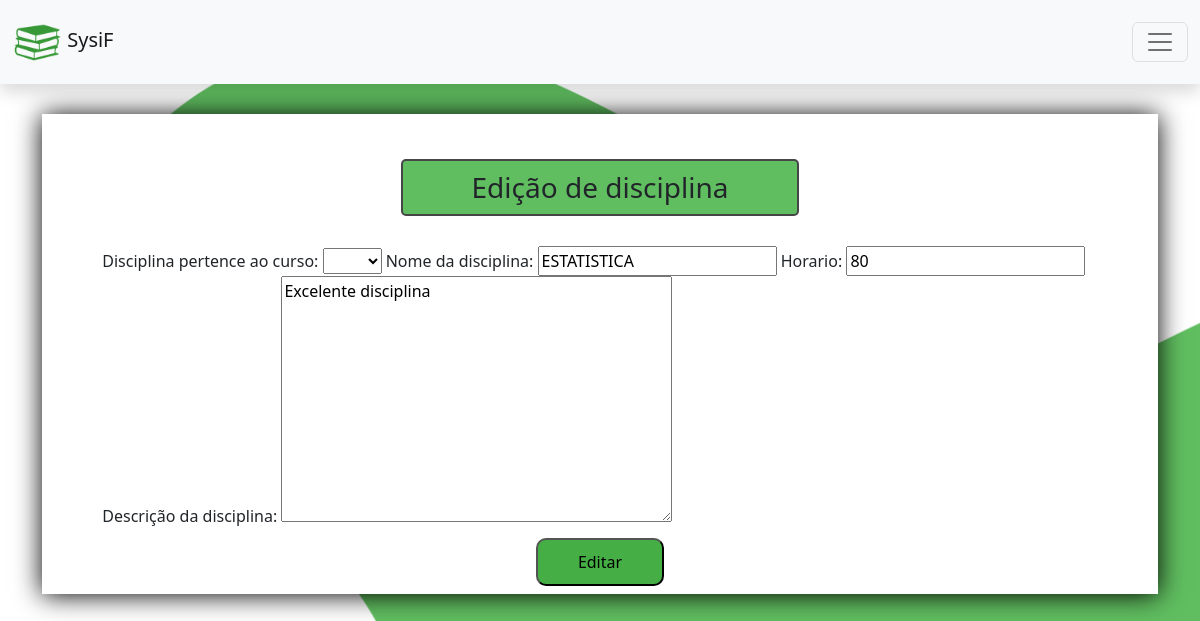
/disciplina/editar/8 (signed in), run on the app's committed database.
### disciplina/models.py (models this page shows, shortened)
class Disciplina(models.Model):
    id_curso = models.ForeignKey(Curso, on_delete=models.CASCADE)
    nome_disciplina = models.CharField('Nome', max_length=250)
    codigo_disciplina = models.CharField('Código', max_length=250)
    descricao = models.CharField('Descrição', max_length=500)
    carga_horaria = models.IntegerField('Carga Horaria')
    class Meta:
        verbose_name = 'Disciplina'
        ordering = ['nome_disciplina']
    def editar(request, id):
        disciplina = get_object_or_404(Disciplina, id=id)
        context = {}
        context['is_not_edited'] = True
        if request.method == 'POST':
            form = FormCadastrarDisciplina(request.POST)
            if form.is_valid():
                context['is_valid'] = True
                id_curso = request.POST['id_curso']
                curso = Curso.objects.get(id=id_curso)
                nome_disciplina = request.POST['nome_disciplina']
                codigo_disciplina = request.POST['codigo_disciplina']
                descricao = request.POST['descricao']
                carga_horaria = request.POST['carga_horaria']
                edita_disciplina = Disciplina.objects.filter(id=id)
                edita_disciplina.update(
                    id_curso=curso,
                    nome_disciplina=nome_disciplina,
                    codigo_disciplina=codigo_disciplina,
                    descricao=descricao,
                    carga_horaria=carga_horaria)
                form = FormCadastrarDisciplina()
                context['is_not_edited'] = False
        else:
            form = FormCadastrarDisciplina()
            form.initial['id_curso'] = disciplina.id_curso
            form.initial['nome_disciplina'] = disciplina.nome_disciplina
            form.initial['codigo_disciplina'] = disciplina.codigo_disciplina
            form.initial['descricao'] = disciplina.descricao
            form.initial['carga_horaria'] = disciplina.carga_horaria
        context['form'] = form
        context['id'] = id
        return (context)

### disciplina/views.py (the view)
# urls.py: path('editar/<int:id>', views.editar_aluno, name='editar'),
@login_required
def editar(request, id):
    context = Disciplina.editar(request, id) #Luis - funcao sendo chamada do models 'disciplina' para editar Disciplina
    return render(request, 'editar_disciplina.html', context)

### disciplina/forms.py
class FormCadastrarDisciplina(forms.Form):
    all_cursos = Curso.objects.all().values_list('id', 'nome_curso')
    cursos_choice = [('', '')]
    for i in all_cursos:
        cursos_choice.append(i)
    id_curso = forms.ChoiceField(label='Disciplina pertence ao curso', choices=cursos_choice, widget=forms.Select()) #Durval - esse é um campo onde o usuario irá escolher um curso para atrelar a disciplina
    nome_disciplina = forms.CharField(label='Nome da disciplina', widget=forms.TextInput)
    carga_horaria = forms.IntegerField(label='Horario', widget=forms.NumberInput)
    descricao = forms.CharField(label='Descrição da disciplina', widget=forms.Textarea)

### curso/models.py (called while the page is built)
    def __str__(self):
        return self.nome_curso

### disciplina/templates/editar_disciplina.html (shortened to what this page needs)
{% extends 'base.html' %}
{% load static %}
{% load bootstrap %}
{% block content %}
    {% if is_not_edited == True %}
    <div class="form-title box">
        <h3>Edição de disciplina</h3>
    </div>
    <form action="{% url 'disciplina:editar' id %}" method="post">
            {{ form|bootstrap }}
        <div class="button-div">
            <button type="submit" class="button-input" > Editar</button>
        </div>
    </form>
    {% endif %}
{% endblock %}

### main/static/css/style.css (style rules this page uses)
body { background: rgb(255, 255, 255) url("../img/background.png") no-repeat left top; background-size: 1800px; }
.form-title { display: grid; margin: 20px; }
.form-title h3 { margin: auto; }
.button-div { margin-top: 10px; display: grid; }
.button-input { border-radius: 10px; background-color: rgb(69, 175, 69); padding: 10px 40px; margin: auto; }
.box { border: 2px solid rgb(71, 70, 70); border-radius: 5px; padding: 10px; width: 40%; margin: 30px auto; background-color: rgb(96, 190, 96); }

### data on the page
Disciplina: nome_disciplina "ESTATISTICA", carga_horaria "80", descricao "Excelente disciplina"
